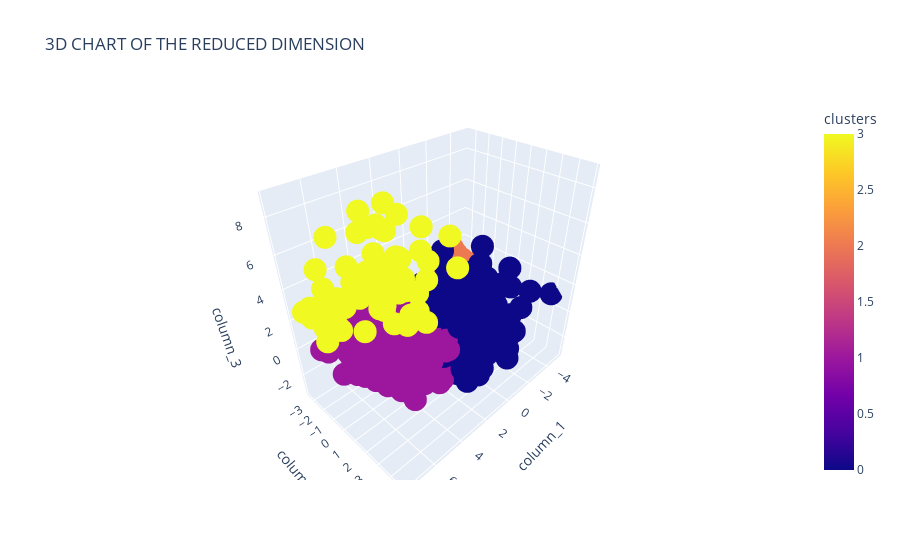

Notebook source saved alongside this figure:
### Code cell
fig = px.scatter_3d(data_frame=pca_df, x='column_1', y='column_2', z='column_3',
                    title = '3D CHART OF THE REDUCED DIMENSION', color='clusters')
fig.show()

### Figure 1 — Plotly figure (JSON) as saved in the notebook; plotly's stock layout.template omitted (floating-point values rounded to 4 significant figures; data arrays with more than 128 entries replaced by an {"elided": "..."} marker saying what was removed)
{"data": [{"hovertemplate": "column_1=%{x}<br>column_2=%{y}<br>column_3=%{z}<br>clusters=%{marker.color}<extra></extra>", "legendgroup": "", "marker": {"color": {"elided": "2216 int values"}, "coloraxis": "coloraxis", "symbol": "circle"}, "mode": "markers", "name": "", "scene": "scene", "showlegend": false, "type": "scatter3d", "x": {"elided": "2216 float values"}, "y": {"elided": "2216 float values"}, "z": {"elided": "2216 float values"}}], "layout": {"coloraxis": {"colorbar": {"title": {"text": "clusters"}}, "colorscale": [[0, "#0d0887"], [0.1111, "#46039f"], [0.2222, "#7201a8"], [0.3333, "#9c179e"], [0.4444, "#bd3786"], [0.5556, "#d8576b"], [0.6667, "#ed7953"], [0.7778, "#fb9f3a"], [0.8889, "#fdca26"], [1, "#f0f921"]]}, "legend": {"tracegroupgap": 0}, "scene": {"domain": {"x": [0, 1], "y": [0, 1]}, "xaxis": {"title": {"text": "column_1"}}, "yaxis": {"title": {"text": "column_2"}}, "zaxis": {"title": {"text": "column_3"}}}, "title": {"text": "3D CHART OF THE REDUCED DIMENSION"}}}
